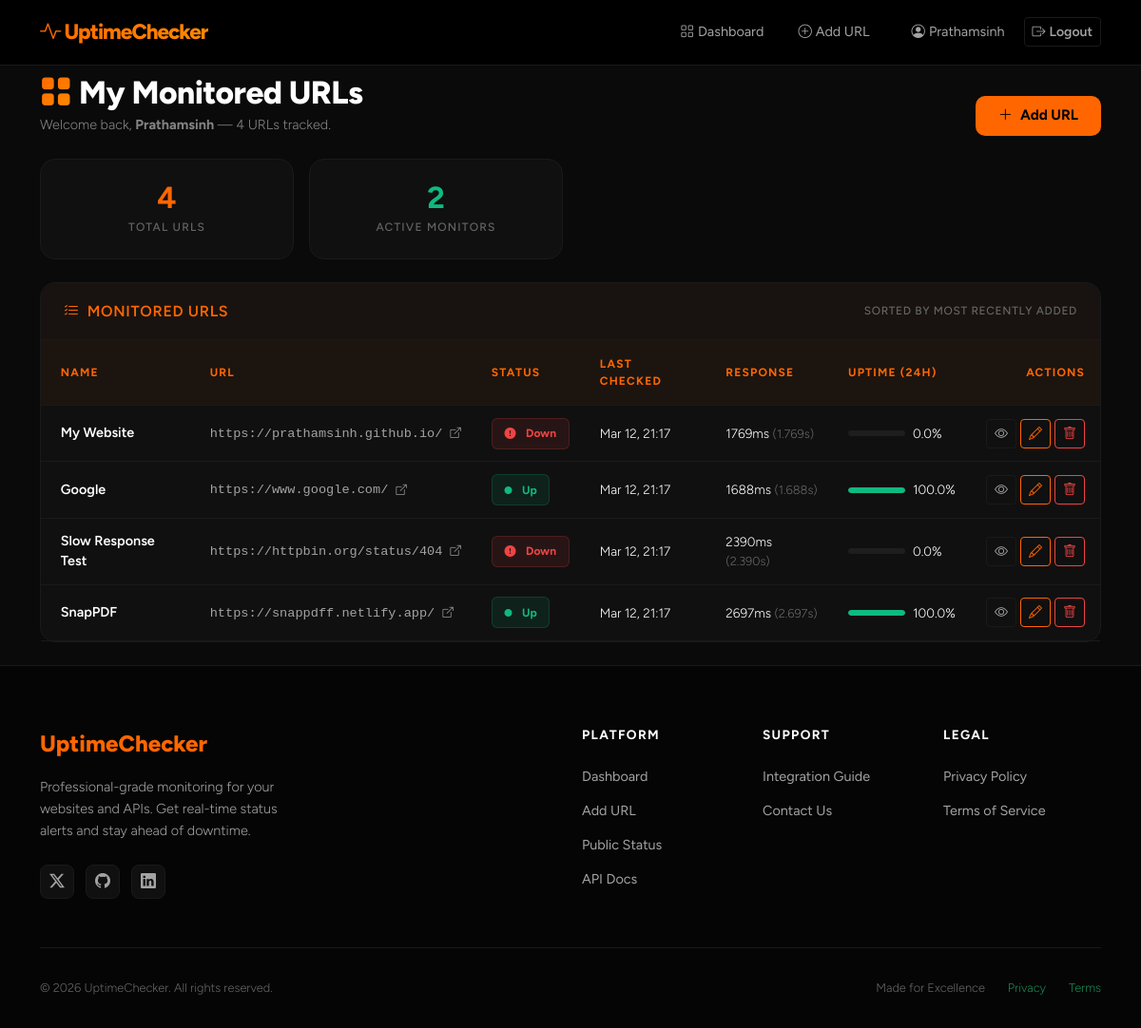
The page /dashboard/ (signed in) on the database its author committed.
### monitor/models.py (models this page shows, shortened)
class MonitoredURL(models.Model):
    user = models.ForeignKey(User, on_delete=models.CASCADE, related_name='monitored_urls')
    name = models.CharField(max_length=100)
    url = models.URLField()
    is_active = models.BooleanField(default=True)
    created_at = models.DateTimeField(auto_now_add=True)
    last_checked = models.DateTimeField(null=True, blank=True)
    current_status = models.BooleanField(default=True)   # True=Up, False=Down
    current_response_time = models.FloatField(null=True, blank=True)
    def uptime_percentage(self, hours=24):
        from django.utils import timezone
        import datetime
        since = timezone.now() - datetime.timedelta(hours=hours)
        logs = self.logs.filter(timestamp__gte=since)
        total = logs.count()
        if total == 0:
            return None
        up = logs.filter(is_up=True).count()
        return round((up / total) * 100, 1)
    class Meta:
        ordering = ['-created_at']

### monitor/views.py (the view)
# urls.py: path('dashboard/', views.dashboard, name='dashboard'),
@login_required
def dashboard(request):
    monitored_urls = (
        MonitoredURL.objects
        .filter(user=request.user)
        .prefetch_related('logs')
    )
    url_data = []
    active_count = 0
    for mu in monitored_urls:
        uptime_pct = mu.uptime_percentage(hours=24)
        url_data.append((mu, uptime_pct))
        if mu.is_active and mu.current_status:
            active_count += 1
    context = {
        'monitored_urls': url_data,
        'active_count': active_count,
    }
    return render(request, 'monitor/dashboard.html', context)

### monitor/templates/monitor/dashboard.html (shortened to what this page needs)
{% extends 'monitor/base.html' %}
{% block content %}
<div class="container pt-2 pb-4">
  <div class="row align-items-end mb-4 gy-3">
    <div class="col-md">
      <h1 class="dash-title mb-1">
        <i class="bi bi-grid-fill me-2 text-gradient" style="font-style:normal;"></i>My Monitored URLs
      </h1>
      <p class="dash-subtitle mb-0">
        Welcome back, <strong>{{ request.user.username }}</strong> &mdash;
        {{ monitored_urls|length }} URL{{ monitored_urls|length|pluralize }} tracked.
      </p>
    </div>
    <div class="col-md-auto">
      <a href="{% url 'url_add' %}" class="btn btn-primary btn-dash d-inline-flex align-items-center justify-content-center gap-2" id="btn-add-url">
        <i class="bi bi-plus-lg"></i> Add URL
      </a>
    </div>
  </div>
  {% if monitored_urls %}
    {% with total=monitored_urls|length %}
    <div class="row g-3 mb-4">
      <div class="col-6 col-sm-3">
        <div class="stat-card">
          <div class="stat-value">{{ total }}</div>
          <div class="stat-label">Total URLs</div>
        </div>
      </div>
      <div class="col-6 col-sm-3">
        <div class="stat-card">
          <div class="stat-value" style="color: var(--brand-success); -webkit-text-fill-color: var(--brand-success);">
            {{ active_count }}
          </div>
          <div class="stat-label" id="stat-monitored">Active Monitors</div>
        </div>
      </div>
    </div>
    {% endwith %}
    <div class="card">
      <div class="card-header d-flex align-items-center justify-content-between">
        <h5 class="mb-0 fw-600" style="font-weight:600; font-size:1rem;">
          <i class="bi bi-list-check me-2" style="color: var(--brand-primary);"></i>Monitored URLs
        </h5>
        <small style="color: var(--text-muted);">Sorted by most recently added</small>
      </div>
      <div class="table-responsive">
        <table class="table mb-0" id="urls-table">
          <thead>
            <tr>
              <th>Name</th>
              <th>URL</th>
              <th>Status</th>
              <th>Last Checked</th>
              <th>Response</th>
              <th>Uptime (24h)</th>
              <th class="text-end">Actions</th>
            </tr>
          </thead>
          <tbody>
            {% for mu, uptime_pct in monitored_urls %}
            <tr class="{% if not mu.is_active %}row-paused{% endif %}" id="url-row-{{ mu.pk }}">
              <td>
                <a href="{% url 'url_detail' mu.pk %}"
                   class="fw-600 text-decoration-none"
                   style="font-weight:600; color: var(--text-primary);">
                  {{ mu.name }}
                </a>
              </td>
              <td class="d-none d-lg-table-cell">
                <a href="{{ mu.url }}" target="_blank" rel="noopener"
                   class="text-decoration-none"
                   style="color: var(--text-secondary); font-size: 0.85rem; font-family: monospace;">
                  {{ mu.url|truncatechars:45 }}&nbsp;<i class="bi bi-box-arrow-up-right" style="font-size:0.7rem;"></i>
                </a>
              </td>
              <td>
                {% if not mu.is_active %}
                  <span class="badge-paused"><i class="bi bi-pause-fill me-1"></i>Paused</span>
                {% elif mu.current_status %}
                  <span class="badge-up"><i class="bi bi-circle-fill me-1" style="font-size:0.5rem;"></i>Up</span>
                {% else %}
                  <span class="badge-down"><i class="bi bi-exclamation-circle-fill me-1"></i>Down</span>
                {% endif %}
              </td>
              <td style="color: var(--text-secondary); font-size: 0.85rem;">
                {% if mu.last_checked %}
                  {{ mu.last_checked|date:"M j, H:i" }}
                {% else %}
                  <span style="color: var(--text-muted);">Never</span>
                {% endif %}
              </td>
              <td style="font-size: 0.85rem;">
                {% if mu.current_response_time is not None %}
                  {% widthratio mu.current_response_time 1 1000 %}ms
                  <span style="color: var(--text-muted); font-size:0.8rem;">
                    ({{ mu.current_response_time|floatformat:3 }}s)
                  </span>
                {% else %}
                  <span style="color: var(--text-muted);">—</span>
                {% endif %}
              </td>
              <td>
                {% if uptime_pct is not None %}
                  <div class="d-flex align-items-center gap-2">
                    <div class="progress flex-grow-1" style="height:6px; background: rgba(255,255,255,0.06); border-radius:99px; min-width:60px;">
                      <div class="progress-bar"
                           style="width:{{ uptime_pct }}%; background: {% if uptime_pct >= 99 %}var(--brand-success){% elif uptime_pct >= 90 %}var(--brand-warning){% else %}var(--brand-danger){% endif %}; border-radius:99px;">
                      </div>
                    </div>
                    <span style="font-size:0.85rem; min-width:45px;">{{ uptime_pct }}%</span>
                  </div>
                {% else %}
                  <span style="color: var(--text-muted); font-size:0.85rem;">—</span>
                {% endif %}
              </td>
              <td class="text-end">
                <div class="d-flex gap-1 justify-content-end">
                  <a href="{% url 'url_detail' mu.pk %}"
                     class="btn btn-sm btn-outline-secondary"
                     title="View Details"
                     id="btn-detail-{{ mu.pk }}">
                    <i class="bi bi-eye"></i>
                  </a>
                  <a href="{% url 'url_edit' mu.pk %}"
                     class="btn btn-sm btn-outline-primary"
                     title="Edit"
                     id="btn-edit-{{ mu.pk }}">
                    <i class="bi bi-pencil"></i>
                  </a>
                  <a href="{% url 'url_delete' mu.pk %}"
                     class="btn btn-sm btn-outline-danger"
                     title="Delete"
                     id="btn-delete-{{ mu.pk }}">
                    <i class="bi bi-trash"></i>
                  </a>
                </div>
              </td>
            </tr>
            {% endfor %}
          </tbody>
        </table>
      </div>
    </div>
  {% endif %}
</div>
{% endblock %}

### monitor/templates/monitor/base.html (shortened to what this page needs)
<!DOCTYPE html>
<html lang="en">
<head>
  <link href="https://cdn.jsdelivr.net/npm/bootstrap@5.3.2/dist/css/bootstrap.min.css" rel="stylesheet">
  <link href="https://cdn.jsdelivr.net/npm/bootstrap-icons@1.11.3/font/bootstrap-icons.min.css" rel="stylesheet">
</head>
<body>
  <nav class="navbar navbar-expand-lg sticky-top">
    <div class="container">
      <a class="navbar-brand" href="{% url 'home' %}">
        <i class="bi bi-activity me-1"></i>UptimeChecker
      </a>
      <div class="collapse navbar-collapse" id="navbarNav">
        <ul class="navbar-nav ms-auto align-items-center gap-1">
          {% if user.is_authenticated %}
          <li class="nav-item">
            <a class="nav-link" href="{% url 'dashboard' %}">
              <i class="bi bi-grid me-1"></i>Dashboard
            </a>
          </li>
          <li class="nav-item">
            <a class="nav-link" href="{% url 'url_add' %}">
              <i class="bi bi-plus-circle me-1"></i>Add URL
            </a>
          </li>
          <li class="nav-item ms-2">
            <a class="nav-link {% if request.resolver_match.url_name == 'profile' %}active{% endif %}"
              href="{% url 'profile' %}" style="-webkit-text-fill-color: unset;">
              <i class="bi bi-person-circle me-1"></i>{{ user.username }}
            </a>
          </li>
          <li class="nav-item">
            <form method="post" action="{% url 'logout' %}" class="d-inline">
              <button type="submit" class="btn btn-sm btn-outline-secondary">
                <i class="bi bi-box-arrow-right me-1"></i>Logout
              </button>
            </form>
          </li>
          {% endif %}
        </ul>
      </div>
    </div>
  </nav>
  <main>
    {% block content %}{% endblock %}
  </main>
  <footer>
    <div class="container">
      <div class="row gy-4">
        <div class="col-lg-4">
          <a href="{% url 'home' %}" class="footer-brand">UptimeChecker</a>
          <p class="footer-tagline">
            Professional-grade monitoring for your websites and APIs. Get real-time status alerts and stay ahead of
            downtime.
          </p>
          <div class="mt-4">
            <a href="#" class="footer-social-link"><i class="bi bi-twitter-x"></i></a>
            <a href="#" class="footer-social-link"><i class="bi bi-github"></i></a>
            <a href="#" class="footer-social-link"><i class="bi bi-linkedin"></i></a>
          </div>
        </div>
        <div class="col-6 col-md-3 col-lg-2 ms-lg-auto">
          <h5 class="footer-heading">Platform</h5>
          <ul class="footer-links">
            <li><a href="{% url 'dashboard' %}">Dashboard</a></li>
            <li><a href="{% url 'url_add' %}">Add URL</a></li>
            <li><a href="{% url 'public_status' %}">Public Status</a></li>
            <li><a href="{% url 'api_docs' %}">API Docs</a></li>
          </ul>
        </div>
        <div class="col-6 col-md-3 col-lg-2">
          <h5 class="footer-heading">Support</h5>
          <ul class="footer-links">
            <li><a href="{% url 'integration_guide' %}">Integration Guide</a></li>
            <li><a href="{% url 'contact' %}">Contact Us</a></li>
          </ul>
        </div>
        <div class="col-lg-2">
          <h5 class="footer-heading">Legal</h5>
          <ul class="footer-links">
            <li><a href="{% url 'privacy' %}">Privacy Policy</a></li>
            <li><a href="{% url 'terms' %}">Terms of Service</a></li>
          </ul>
        </div>
      </div>
      <div class="footer-bottom">
        <div>&copy; {% now "Y" %} UptimeChecker. All rights reserved.</div>
        <div class="d-flex gap-4">
          <span>Made for Excellence</span>
          <a href="{% url 'privacy' %}" class="text-success text-decoration-none">Privacy</a>
          <a href="{% url 'terms' %}" class="text-success text-decoration-none">Terms</a>
        </div>
      </div>
    </div>
  </footer>
</body>
</html>

### monitor/templates/monitor/dashboard.html (style rules this page uses)
.fw-600 { font-weight: 600; }
.text-gradient { background: linear-gradient(135deg, var(--brand-primary), var(--brand-accent)); -webkit-background-clip: text; -webkit-text-fill-color: transparent; background-clip: text; }
.dash-title { font-size: 2.1rem; font-weight: 800; letter-spacing: -0.5px; }
.dash-subtitle { color: var(--text-secondary); font-size: 0.9rem; opacity: 0.8; }
.btn-dash { padding: 0.6rem 1.5rem; font-size: 0.95rem; border-radius: 10px; }
.table td, .table th { padding: 0.8rem 1rem !important; font-size: 0.9rem; }
.stat-card .stat-value { font-size: 2rem; font-weight: 700; color: var(--brand-primary); line-height: 1; }

### rows shown on the page
MonitoredURL: name "My Website", url "https://prathamsinh.github.io/", is_active True (drawn), last_checked "Mar 12, 21:17", current_response_time "1769", current_response_time "1.769", uptime_pct "0.0"
MonitoredURL: name "Google", url "https://www.google.com/", is_active True (drawn), last_checked "Mar 12, 21:17", current_response_time "1688", current_response_time "1.688", uptime_pct "100.0"
MonitoredURL: name "Slow Response Test", url "https://httpbin.org/status/404", is_active True (drawn), last_checked "Mar 12, 21:17", current_response_time "2390", current_response_time "2.390", uptime_pct "0.0"
MonitoredURL: name "SnapPDF", url "https://snappdff.netlify.app/", is_active True (drawn), last_checked "Mar 12, 21:17", current_response_time "2697", current_response_time "2.697", uptime_pct "100.0"

### other values the page prints
{{ user.username }} "Prathamsinh"
{{ request.user.username }} "Prathamsinh"
{{ monitored_urls|length }} "4"
{{ total }} "4"
{{ active_count }} "2"
